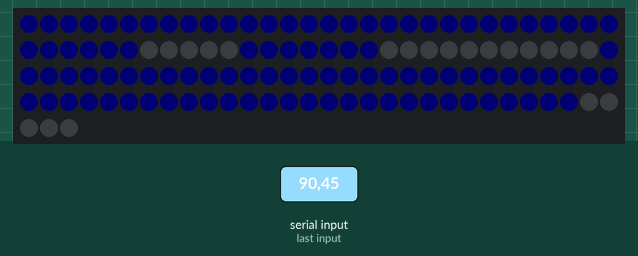
Simulated run of this sketch. Board: ESP32-S2. Shown: 123 RGB LEDs in strip order, left to right, continuing on the next row. The inputs (shaded band) are chosen by the test bench. Dim RGB values are drawn brighter than linear; what the sketch prints to the serial monitor is not drawn.

1.3 s: "90,45\n" received over Serial
Above: at 3.5 s.
3.8 s: "30,150\n" received over Serial
Timing chart, 0 to 6.8 s (numbered marks = the images above; inputs shaded):
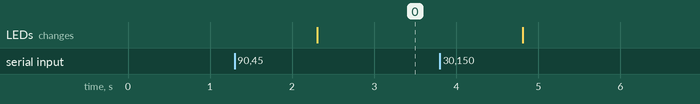

The sketch:

three_7SegmentLed.ino
```cpp
//this is the final code for 3 seven segment display using addressable led through serial port
#include <FastLED.h>
#define LED_PIN 7   // use pin 26 for esp32s2 and pin 7 for arduino
#define NUM_LEDS 123

String no;
CRGB selectedled[NUM_LEDS];
//int leds[0][41] = {1,1,1,1,1,1,1,1,1,1,1,1,1,    1,1,1,1,1,   1,1,1,1,1,1,1,1,1,1,1,1,1,   1,1,1,1,1,   0,0,0,0,0};
// int leds0[41] = {1,1,1,1,1,1,1,1,1,1,1,1,1,    1,1,1,1,1,   1,1,1,1,1,1,1,1,1,1,1,1,1,   1,1,1,1,1,   0,0,0,0,0};
// int leds1[41] = {0,0,0,0,0,0,0,0,0,0,0,0,0,    0,0,0,0,0,   1,1,1,1,1,1,1,1,1,1,1,1,1,   0,0,0,0,0,   0,0,0,0,0};
// int leds2[41] = {1,0,0,0,0,0,1,1,1,1,1,1,1,    1,1,1,1,1,   1,0,0,0,0,0,1,1,1,1,1,1,1,   1,1,1,1,1,   1,1,1,1,1};
// int leds3[41] = {0,0,0,0,0,0,0,0,0,0,0,0,0,    1,1,1,1,1,   1,1,1,1,1,1,1,1,1,1,1,1,1,   1,1,1,1,1,   1,1,1,1,1};
// int leds4[41] = {1,1,1,1,1,1,1,0,0,0,0,0,0,    0,0,0,0,0,   1,1,1,1,1,1,1,1,1,1,1,1,1,   0,0,0,0,0,   1,1,1,1,1};
// int leds5[41] = {1,1,1,1,1,1,1,0,0,0,0,0,0,    1,1,1,1,1,   1,1,1,1,1,1,1,0,0,0,0,0,1,   1,1,1,1,1,   1,1,1,1,1};
// int leds6[41] = {1,1,1,1,1,1,1,1,1,1,1,1,1,    1,1,1,1,1,   1,1,1,1,1,1,1,0,0,0,0,0,1,   1,1,1,1,1,   1,1,1,1,1};
// int leds7[41] = {1,0,0,0,0,0,0,0,0,0,0,0,0,    0,0,0,0,0,   1,1,1,1,1,1,1,1,1,1,1,1,1,   1,1,1,1,1,   0,0,0,0,0};
// int leds8[41] = {1,1,1,1,1,1,1,1,1,1,1,1,1,    1,1,1,1,1,   1,1,1,1,1,1,1,1,1,1,1,1,1,   1,1,1,1,1,   1,1,1,1,1};
// int leds9[41] = {1,1,1,1,1,1,1,0,0,0,0,0,0,    0,0,0,0,0,   1,1,1,1,1,1,1,1,1,1,1,1,1,   1,1,1,1,1,   1,1,1,1,1};

int leds[10][41] = {
 {1,1,1,1,1,1,1,1,1,1,1,1,1,    1,1,1,1,1,   1,1,1,1,1,1,1,1,1,1,1,1,1,   1,1,1,1,1,   0,0,0,0,0},
 {0,0,0,0,0,0,0,0,0,0,0,0,0,    0,0,0,0,0,   1,1,1,1,1,1,1,1,1,1,1,1,1,   0,0,0,0,0,   0,0,0,0,0},
 {1,0,0,0,0,0,1,1,1,1,1,1,1,    1,1,1,1,1,   1,0,0,0,0,0,1,1,1,1,1,1,1,   1,1,1,1,1,   1,1,1,1,1},
 {0,0,0,0,0,0,0,0,0,0,0,0,0,    1,1,1,1,1,   1,1,1,1,1,1,1,1,1,1,1,1,1,   1,1,1,1,1,   1,1,1,1,1},
 {1,1,1,1,1,1,1,0,0,0,0,0,0,    0,0,0,0,0,   1,1,1,1,1,1,1,1,1,1,1,1,1,   0,0,0,0,0,   1,1,1,1,1},
 {1,1,1,1,1,1,1,0,0,0,0,0,0,    1,1,1,1,1,   1,1,1,1,1,1,1,0,0,0,0,0,1,   1,1,1,1,1,   1,1,1,1,1},
 {1,1,1,1,1,1,1,1,1,1,1,1,1,    1,1,1,1,1,   1,1,1,1,1,1,1,0,0,0,0,0,1,   1,1,1,1,1,   1,1,1,1,1},
 {1,0,0,0,0,0,0,0,0,0,0,0,0,    0,0,0,0,0,   1,1,1,1,1,1,1,1,1,1,1,1,1,   1,1,1,1,1,   0,0,0,0,0},
 {1,1,1,1,1,1,1,1,1,1,1,1,1,    1,1,1,1,1,   1,1,1,1,1,1,1,1,1,1,1,1,1,   1,1,1,1,1,   1,1,1,1,1},
 {1,1,1,1,1,1,1,0,0,0,0,0,0,    0,0,0,0,0,   1,1,1,1,1,1,1,1,1,1,1,1,1,   1,1,1,1,1,   1,1,1,1,1},
};

void printArray(int*arr){
  for(int i = 0; i<41 ; i++){
    Serial.print(arr[i]);
  }
}
// void copyArray100(CRGB*arr1, int*arr2){
//   for(int i = 0; i<41; i++){
//     //Serial.print(arr2[i]);
//     //Serial.print(" ");
//     if(arr2[i])
//       arr1[i] = 1;
//     else
//       arr1[i] = 0;
//   }
// }

void copyArray100(CRGB*arr1, int*arr2){
  // int i = 0;
  // int j = 0;
  // while(i<41 && j<41){
  //   if(arr2[i]){
  //     arr1[i] = 1;
  //   }
  //   else
  //     arr1[i] = 0;
  //   i++;
  //   j++;
  // }
    int i = 0;
  int j = 0;
  while(j<41){
    arr1[i] = arr2[j];
    // if(arr2[i]){
    //   arr1[i] = 1;
    // }
    // else
    //   arr1[i] = 0;
    i++;
    j++;
  }
}
void copyArray10(CRGB*arr1, int*arr2){
  int i = 41;
  int j = 0;
  while(j<41){
    arr1[i] = arr2[j];
    i++;
    j++;
  }
}

void copyArray1(CRGB*arr1, int*arr2){
  int i = 82;
  int j = 0;
  while(j<41){
    arr1[i] = arr2[j];
    // if(arr2[i]){
    //   arr1[i] = 1;
    // }
    // else
    //   arr1[i] = 0;
    i++;
    j++;
  }
}
#define BRIGHTNESS  96
void setup() {
  FastLED.addLeds<WS2812, LED_PIN, GRB>(selectedled, NUM_LEDS);

  Serial.begin(9600);
  Serial.println("Type any number between 0 to 9");
}
void loop() {
  if(Serial.available())
  {
    // no = Serial.read();
    no = Serial.readString();

    char nos[4];
    no.toCharArray(nos, 4);

    int integerNo = atoi(nos);
    Serial.print("No is ");
    Serial.println(integerNo);

    int ones = integerNo % 10;
    int doubleDigit = integerNo /10;
    int tens = doubleDigit % 10;
    int hunderedth = doubleDigit /10;
    Serial.println(ones);
    Serial.println(tens);
    Serial.println(hunderedth);
    copyArray1(selectedled, leds[ones]);
    copyArray10(selectedled, leds[tens]);
    copyArray100(selectedled, leds[hunderedth]);
    printArray(leds[ones]);
    //return;
    // switch(no)
    // {
    //   case '0' :
    //   copyArray(selectedled, leds0);
    //   Serial.println(0);
    //   break;
    //   case '1' :
    //   copyArray(selectedled, leds1);
    //   Serial.println(1);
    //   break;
    //   case '2' :
    //   copyArray(selectedled, leds2);
    //   break;
    //   case '3' :
    //   copyArray(selectedled, leds3);
    //   break;
    //   case '4' :
    //   copyArray(selectedled, leds4);
    //   break;
    //   case '5' :
    //   copyArray(selectedled, leds5);
    //   break;
    //   case '6' :
    //   copyArray(selectedled, leds6);
    //   break;
    //   case '7' :
    //   copyArray(selectedled, leds7);
    //   break;
    //   case '8' :
    //   copyArray(selectedled, leds8);
    //   break;
    //   case '9' :
    //   copyArray(selectedled, leds9);
    //   break;
    //   default:
    //   Serial.println("verify");
    //   break;
    // }

    // switch(ones)
    // {
    //   case 0 :
    //   copyArray1(selectedled, leds0);
    //   Serial.print('a');
    //   break;
    //   case 1 :
    //   copyArray1(selectedled, leds1);
    //   //Serial.println(1);
    //   break;
    //   case 2 :
    //   copyArray1(selectedled, leds2);
    //   break;
    //   case 3 :
    //   copyArray1(selectedled, leds3);
    //   break;
    //   case 4 :
    //   copyArray1(selectedled, leds4);
    //   break;
    //   case 5 :
    //   copyArray1(selectedled, leds5);
    //   break;
    //   case 6 :
    //   copyArray1(selectedled, leds6);
    //   break;
    //   case 7 :
    //   copyArray1(selectedled, leds7);
    //   break;
    //   case 8 :
    //   copyArray1(selectedled, leds8);
    //   break;
    //   case 9 :
    //   copyArray1(selectedled, leds9);
    //   break;
    //   default:
    //   Serial.println("verify");
    //   break;
    // }
    // switch(tens)
    // {
    //   case 0 :
    //   copyArray10(selectedled, leds0);
    //   Serial.print('a');
    //   break;
    //   case 1 :
    //   copyArray10(selectedled, leds1);
    //   //Serial.println(1);
    //   break;
    //   case 2 :
    //   copyArray10(selectedled, leds2);
    //   break;
    //   case 3 :
    //   copyArray10(selectedled, leds3);
    //   break;
    //   case 4 :
    //   copyArray10(selectedled, leds4);
    //   break;
    //   case 5 :
    //   copyArray10(selectedled, leds5);
    //   break;
    //   case 6 :
    //   copyArray10(selectedled, leds6);
    //   break;
    //   case 7 :
    //   copyArray10(selectedled, leds7);
    //   break;
    //   case 8 :
    //   copyArray10(selectedled, leds8);
    //   break;
    //   case 9 :
    //   copyArray10(selectedled, leds9);
    //   break;
    //   default:
    //   Serial.println("verify");
    //   break;
    // }
    // switch(hunderedth)
    // {
    //   case 0 :
    //   copyArray100(selectedled, leds0);
    //   Serial.print('a');
    //   break;
    //   case 1 :
    //   copyArray100(selectedled, leds1);
    //   //Serial.println(1);
    //   break;
    //   case 2 :
    //   copyArray100(selectedled, leds2);
    //   break;
    //   case 3 :
    //   copyArray100(selectedled, leds3);
    //   break;
    //   case 4 :
    //   copyArray100(selectedled, leds4);
    //   break;
    //   case 5 :
    //   copyArray100(selectedled, leds5);
    //   break;
    //   case 6 :
    //   copyArray100(selectedled, leds6);
    //   break;
    //   case 7 :
    //   copyArray100(selectedled, leds7);
    //   break;
    //   case 8 :
    //   copyArray100(selectedled, leds8);
    //   break;
    //   case 9 :
    //   copyArray100(selectedled, leds9);
    //   break;
    //   default:
    //   Serial.println("verify");
    //   break;
    // }
  }
  FastLED.show();
}
```

Measured:
- after the input at 1.3 s, the LEDs: change after 1.0 s (image 0)
